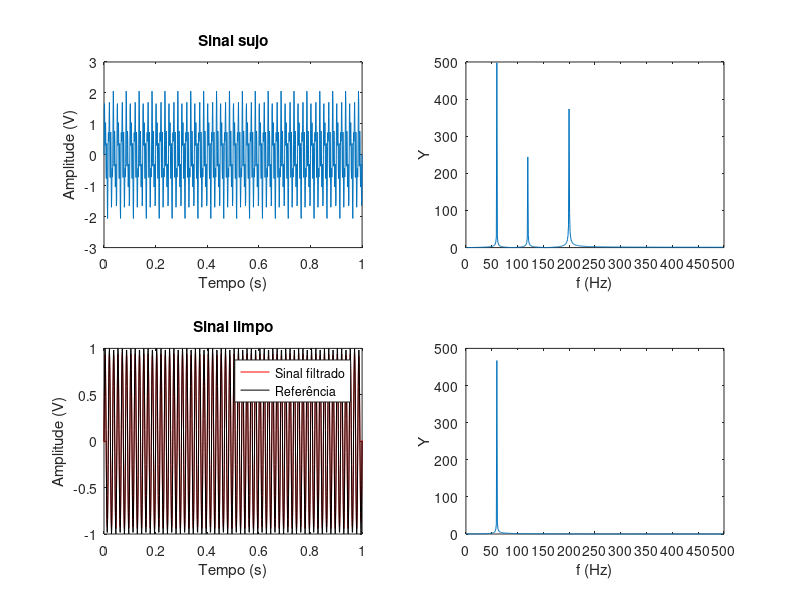

This chart was generated by the following MATLAB code:
%%% Exemplo de projeto de filtro digital com o Octave
%%%
%%% Se ele falhar ao rodar é por que você não tem os
%%% pacotes 'control' e 'signal'.
%%%
%%% Nesse caso execute 'pkg install control -forge' e
%%% 'pkg install signal -forge' no Octave.

pkg load signal;    % Carrega o pacote de processamento de sinal

Fs = 1000;      % Taxa de amostragem do sinal (Hz)
Ts = 1/1000;    % Tempo de amostra

t = 0:Ts:1;
Forig = 60;     % Frequência do sinal original
Fdirty1 = 120;    % Frequência do "ruído" no sinal
Fdirty2 = 200;  % Frequência do "ruído" no sinal

yorig = sin(2*pi*Forig*t);
y = yorig + 0.5*sin(2*pi*Fdirty1*t) + 0.8*sin(2*pi*Fdirty2*t);
Y = abs(fft(y));
Y = Y(1:length(Y)/2);

f = (0:length(Y)-1)*Fs/length(y);

t_sujo = subplot(2, 2, 1);   % Criar gráfico
plot(t, y);
xlabel('Tempo (s)');
xlim([0 t(end)]);
ylabel('Amplitude (V)');
title("Sinal sujo")

f_sujo = subplot(2, 2, 2);
plot(f, Y);
xlabel('f (Hz)');
ylabel('Y');
set(gca, 'xtick', 0:Fs/20:Fs/2)

% Limpeza do sinal

% Calcular coeficientes do filtro

Wc = 75 / (Fs/2)       % Frequencia de corte: 75 Hz
[b, a] = butter(6, Wc)  % Filtro de Butterworth, 6a ordem
yfilt = filtfilt(b, a, y);
Yfilt = abs(fft(yfilt));
Yfilt = Yfilt(1:length(Yfilt)/2);

t_limpo = subplot(2, 2, 3);   % Criar gráfico
plot(t, yfilt, 'r-', t, yorig, 'k-');
xlabel('Tempo (s)');
xlim([0 2*pi]);
ylabel('Amplitude (V)');
legend("Sinal filtrado", "Referência");
title("Sinal limpo")

f_limpo = subplot(2, 2, 4);
plot(f, Yfilt);
xlabel('f (Hz)');
ylabel('Y');
set(gca, 'xtick', 0:Fs/20:Fs/2)

linkaxes([t_sujo, t_limpo], 'x')
linkaxes([f_sujo, f_limpo], 'x')
